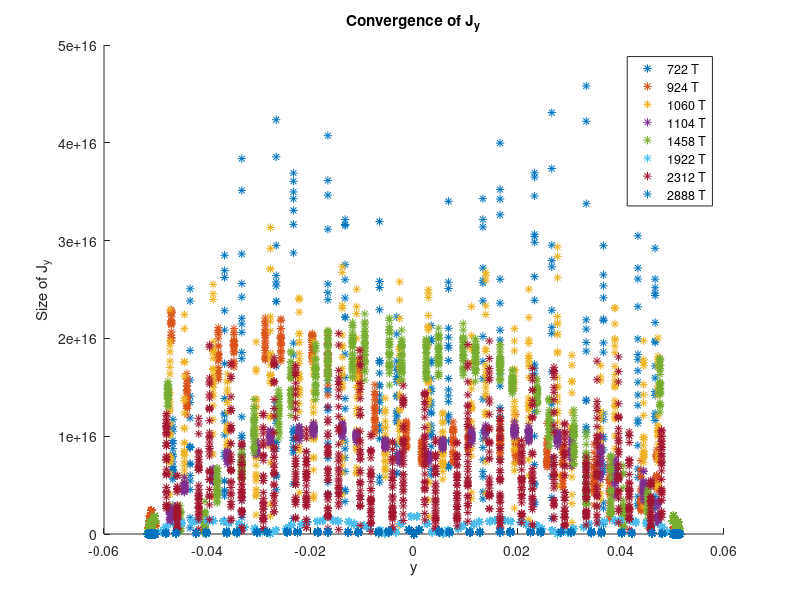
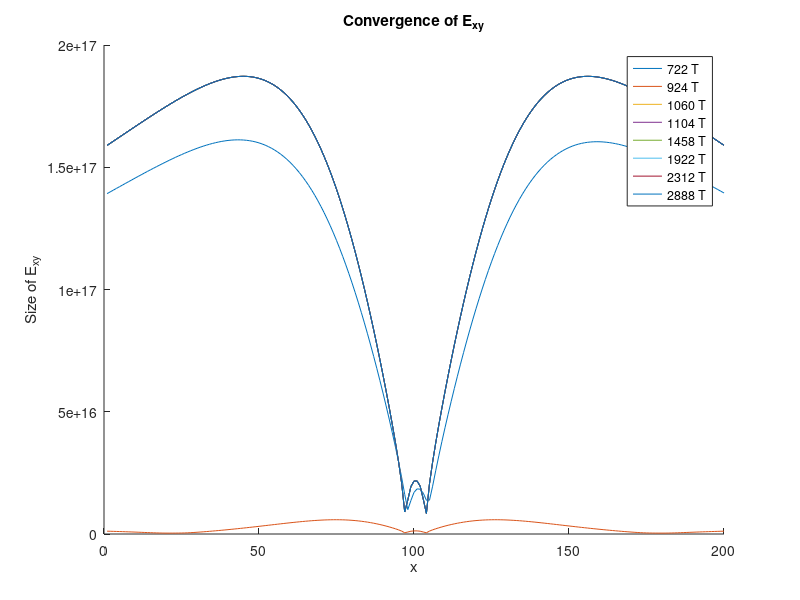
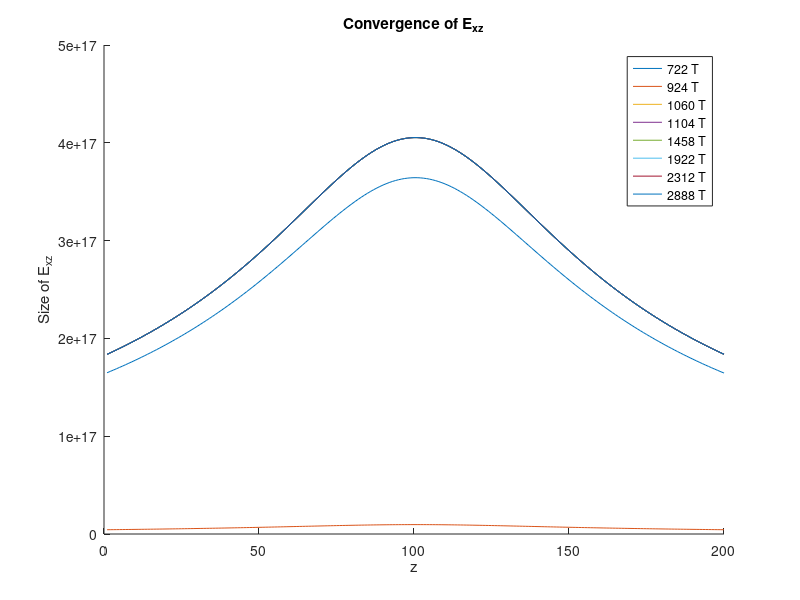

These charts were generated, in order, by the following MATLAB code:
P264=0;
P580=0;
P722=1;
P744=0;
P904=0;
P924=1;
P1060=1;
P1104=1;
P1458 =1;
P1680 =0;
P1922 =1;
P2312 =1;
P2888 =1;
P3528 =0;

close all

% load('ConvSlow.mat')
load('ConvSlowSubDi.mat')
% load('ConvFast.mat')
% load('ConvFastSub.mat')

figure(1)
title('Convergence of J_y')
xlabel('y')
ylabel('Size of J_y')
PlottetLabels = {};
hold on

figure(2)
title('Convergence of E_{xy}')
xlabel('x')
ylabel('Size of E_{xy}')
hold on

figure(3)
title('Convergence of E_{xz}')
xlabel('z')
ylabel('Size of E_{xz}')
hold on

if P264
    figure(1)
    plot(center(:,2),abs(J(:,2)),'*')
    figure(2)
    plot(abs(ExyCrossX(:,1)))
    figure(3)
    plot(abs(ExzCrossZ(:,1)))
    PlottetLabels = [PlottetLabels, '264 T'];
end
if P580
    figure(1)
    plot(center(:,5),abs(J(:,5)),'*')
    figure(2)
    plot(abs(ExyCrossX(:,2)))
    figure(3)
    plot(abs(ExzCrossZ(:,2)))
    PlottetLabels = [PlottetLabels, '580 T'];
end
if P722
    figure(1)
    plot(center(:,8),abs(J(:,8)),'*')
    figure(2)
    plot(abs(ExyCrossX(:,3)))
    figure(3)
    plot(abs(ExzCrossZ(:,3)))
    PlottetLabels = [PlottetLabels, '722 T' ];
end
if P744
    figure(1)
    plot(center(:,11),abs(J(:,11)),'*')
    figure(2)
    plot(abs(ExyCrossX(:,4)))
    figure(3)
    plot(abs(ExzCrossZ(:,4)))
    PlottetLabels = [PlottetLabels, '744 T' ];
end
if P904
    figure(1)
    plot(center(:,14),abs(J(:,14)),'*')
    figure(2)
    plot(abs(ExyCrossX(:,5)))
    figure(3)
    plot(abs(ExzCrossZ(:,5)))
    PlottetLabels = [PlottetLabels, '904 T'];
end
if P924
    figure(1)
    plot(center(:,17),abs(J(:,17)),'*')
    figure(2)
    plot(abs(ExyCrossX(:,5)))
    figure(3)
    plot(abs(ExzCrossZ(:,5)))
    PlottetLabels = [PlottetLabels, '924 T'];
end
if P1060
    figure(1)
    plot(center(:,20),abs(J(:,20)),'*')
    figure(2)
    plot(abs(ExyCrossX(:,6)))
    figure(3)
    plot(abs(ExzCrossZ(:,6)))
    PlottetLabels = [PlottetLabels, '1060 T'];
end
if P1104
    figure(1)
    plot(center(:,23),abs(J(:,23)),'*')
    figure(2)
    plot(abs(ExyCrossX(:,6)))
    figure(3)
    plot(abs(ExzCrossZ(:,6)))
    PlottetLabels = [PlottetLabels, '1104 T'];
end
if P1458
    figure(1)
    plot(center(:,26),abs(J(:,26)),'*')
    figure(2)
    plot(abs(ExyCrossX(:,6)))
    figure(3)
    plot(abs(ExzCrossZ(:,6)))
    PlottetLabels = [PlottetLabels, '1458 T'];
end
if P1680
    figure(1)
    plot(center(:,26),abs(J(:,26)),'*')
    figure(2)
    plot(abs(ExyCrossX(:,6)))
    figure(3)
    plot(abs(ExzCrossZ(:,6)))
    PlottetLabels = [PlottetLabels, '1680 T'];
end
if P1922
    figure(1)
    plot(center(:,29),abs(J(:,29)),'*')
    figure(2)
    plot(abs(ExyCrossX(:,6)))
    figure(3)
    plot(abs(ExzCrossZ(:,6)))
    PlottetLabels = [PlottetLabels, '1922 T'];
end
if P2312
    figure(1)
    plot(center(:,32),abs(J(:,32)),'*')
    figure(2)
    plot(abs(ExyCrossX(:,6)))
    figure(3)
    plot(abs(ExzCrossZ(:,6)))
    PlottetLabels = [PlottetLabels, '2312 T'];
end
if P2888
    figure(1)
    plot(center(:,35),abs(J(:,35)),'*')
    figure(2)
    plot(abs(ExyCrossX(:,6)))
    figure(3)
    plot(abs(ExzCrossZ(:,6)))
    PlottetLabels = [PlottetLabels, '2888 T'];
end
if P3528
    figure(1)
    plot(center(:,38),abs(J(:,38)),'*')
    figure(2)
    plot(abs(ExyCrossX(:,6)))
    figure(3)
    plot(abs(ExzCrossZ(:,6)))
    PlottetLabels = [PlottetLabels, '3528 T'];
end

figure(1)
legend(PlottetLabels)
figure(2)
legend(PlottetLabels)
figure(3)
legend(PlottetLabels)